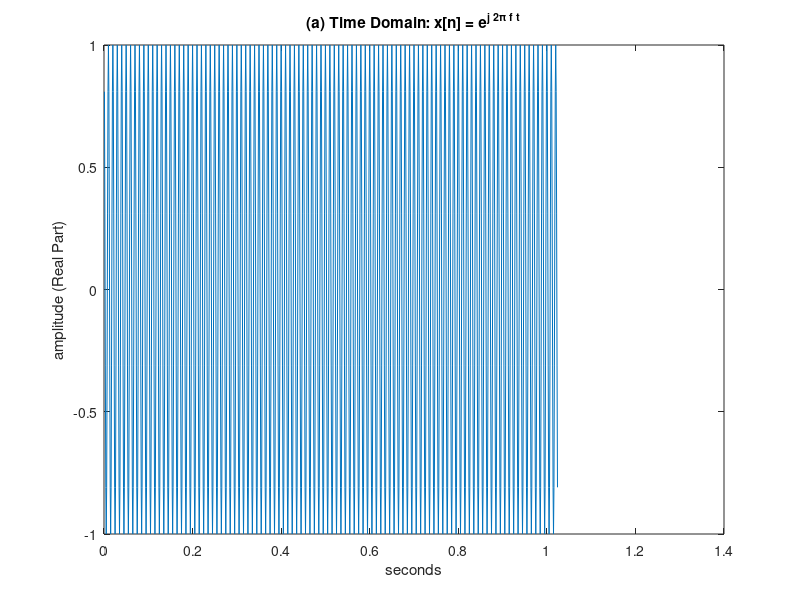
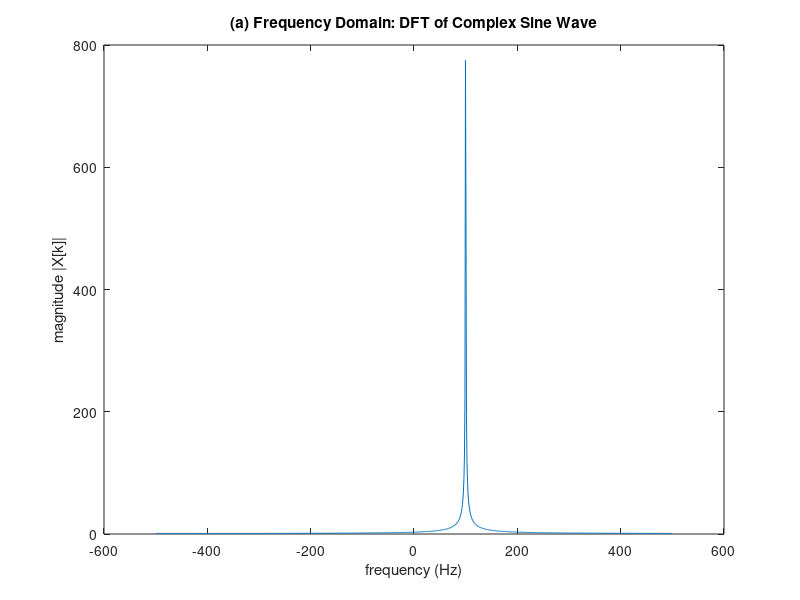

These figures' MATLAB source, in order:
% --- MATLAB/Octave Script for DFT: Part (c) for signal (a) ---

clear; clc; close all;

% --- 1. Set up parameters (from specsin2.m) ---
f=100; Ts=1/1000; time=10.0;     % freq, sampling interval, time
N=2^10;                          % size of analysis window

% --- 2. Create the signal x[n] from part (a) ---
% We need a vector t from n=1 to n=N
t_vec = Ts:Ts:(N*Ts); % This matches the t(1:N) used in specsin2.m
                      % It creates t = [0.001, 0.002, ..., 1.024]
                      
% This is our new signal, the complex exponential:
% w = exp(j * 2*pi*f*t)
w = exp(1j * 2*pi*f * t_vec);

% --- 3. Compute the DFT (same as specsin2.m) ---
ssf=(-N/2:N/2-1)/(Ts*N);         % frequency vector
fw=fft(w);                       % do DFT/FFT
fws=fftshift(fw);                % shift it for plotting

% --- 4. Plot the results ---
figure(1);
% Plotting a complex signal in 2D isn't as clear as the sin wave,
% so we will just plot the real part to show it's a wave.
plot(t_vec, real(w));
xlabel('seconds'); ylabel('amplitude (Real Part)');
title('(a) Time Domain: x[n] = e^{j 2\pi f t}');

figure(2);
plot(ssf, abs(fws));             % plot magnitude spectrum
xlabel('frequency (Hz)'); ylabel('magnitude |X[k]|');
title('(a) Frequency Domain: DFT of Complex Sine Wave');